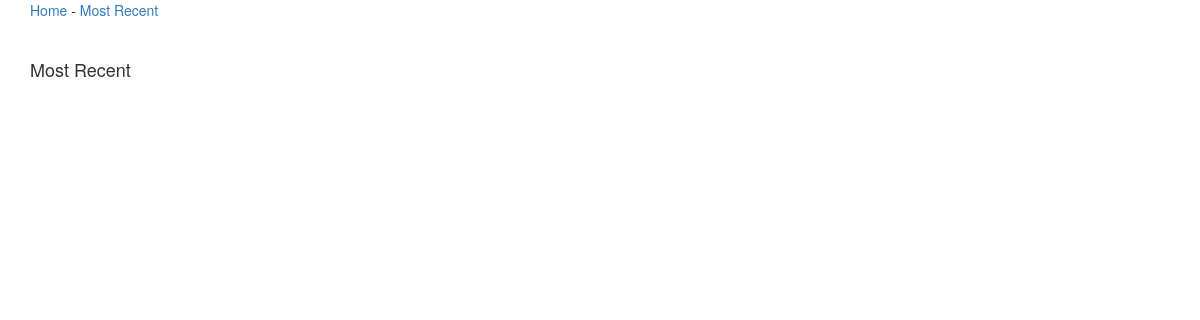
Page /history/ on the earlier database version.
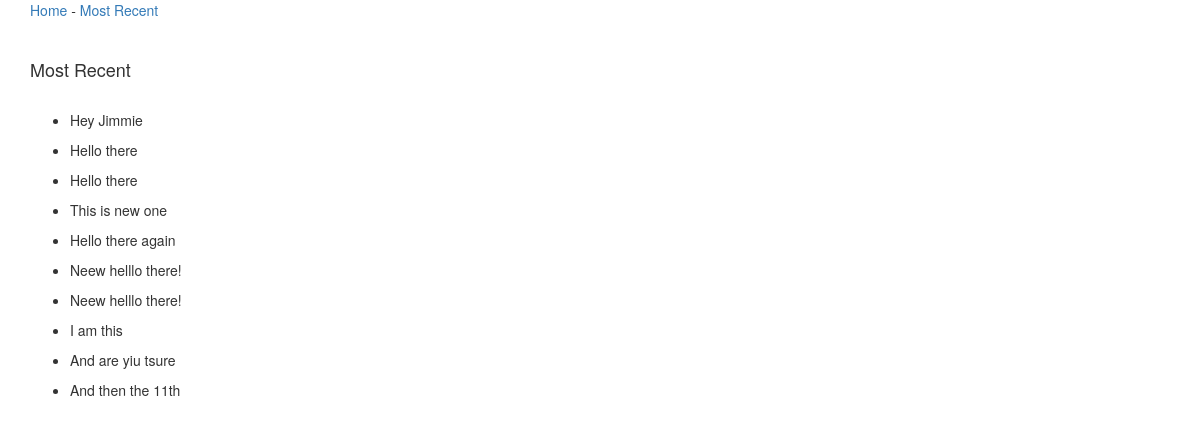
Same page on the later database version.
### homepage/models.py (models this page shows)
class Text_line(models.Model):
    Text = models.CharField(max_length=100)
    def __str__(self):
        return f'{self.Text}'

### homepage/views.py (the view)
# urls.py: path('history/', views.history_view, name='history'),
def history_view(request):
    history_list = []
    for line in Text_line.objects.all():
        history_list.append(line)
    history_list = history_list[::-1][:10]
    return render(request, "history.html", {"history_list": history_list})

### templates/history.html (shortened to what this page needs)
<link rel="stylesheet" href="https://maxcdn.bootstrapcdn.com/bootstrap/3.3.7/css/bootstrap.min.css">
<link rel="stylesheet" href="https://maxcdn.bootstrapcdn.com/bootstrap/3.3.7/css/bootstrap-theme.min.css">
<div class="container">
    <p><a href="/">Home</a> - <a href="/history/">Most Recent</a></p>
    <br>
    <h4>Most Recent</h4>
    <br>
    <ul>
        {% for text_line in history_list %}
        <li>
            <p>{{ text_line }}</p>
        </li>
        {% endfor %}
    </ul>
</div>

Differences in the rows shown:
added Text_line: Text "Hey Jimmie"
added Text_line: Text "Hello there"
added Text_line: Text "Hello there"
added Text_line: Text "This is new one"
added Text_line: Text "Hello there again"
added Text_line: Text "Neew helllo there!"
added Text_line: Text "Neew helllo there!"
added Text_line: Text "I am this"
added Text_line: Text "And are yiu tsure"
added Text_line: Text "And then the 11th"
